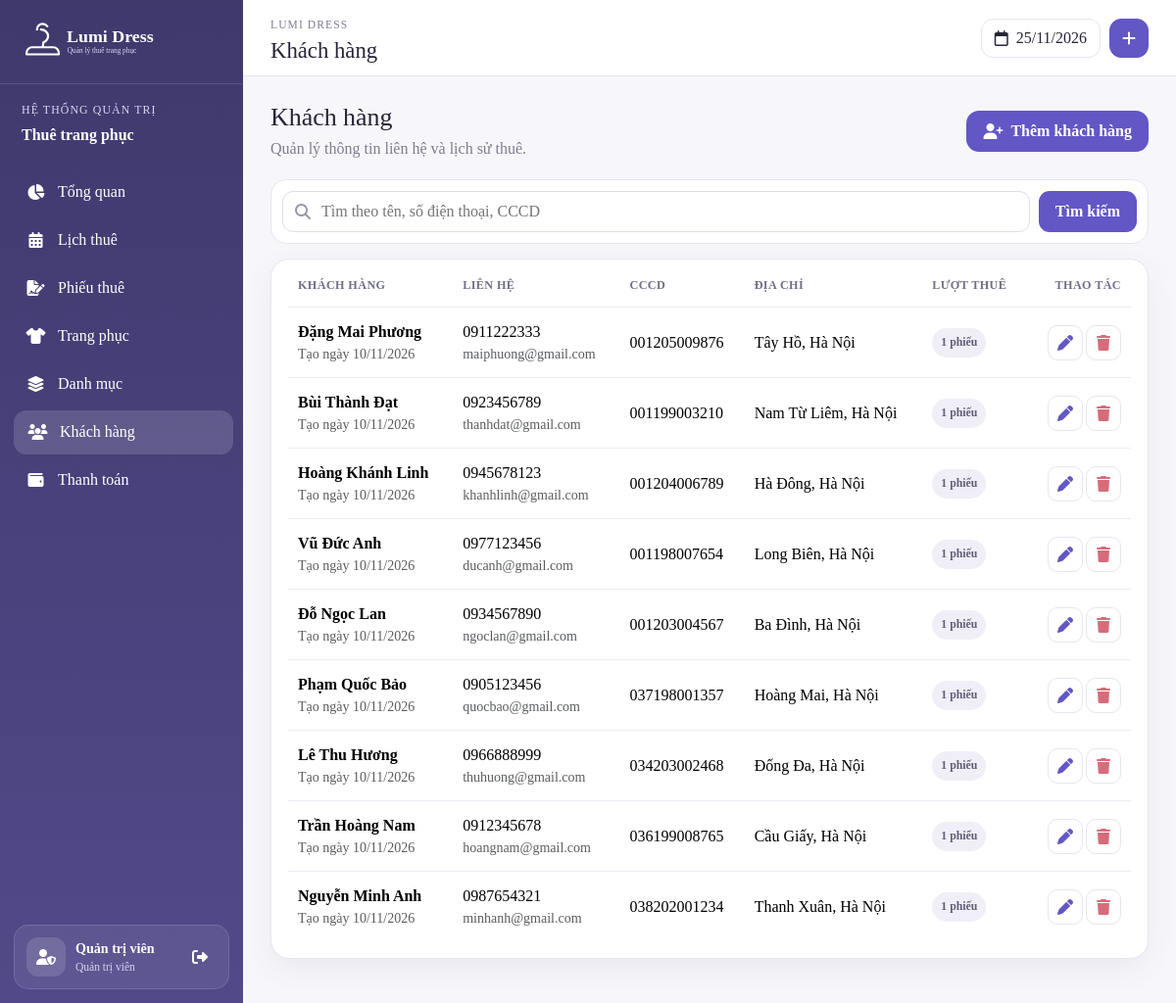
The page /admin/customers.php (signed in) on the database its author committed.
### tables this page shows
CREATE TABLE `customers` (
  `id` int(11) NOT NULL,
  `fullname` varchar(100) NOT NULL,
  `phone` varchar(11) NOT NULL,
  `email` varchar(100) DEFAULT NULL,
  `identity_number` varchar(20) DEFAULT NULL,
  `address` varchar(255) DEFAULT NULL,
  `password` varchar(255) NOT NULL,
  `status` tinyint(4) NOT NULL DEFAULT 1,
  `created_at` datetime NOT NULL DEFAULT current_timestamp()
);

### admin/customers.php (the view, shortened to what this page needs)
<?php
include 'header.php';
$page=max(1,(int)($_GET['page']??1));$limit=10;$offset=($page-1)*$limit;$keyword=trim($_GET['q']??'');
$where='';$params=[];$types='';
if($where){$stmt=$conn->prepare("SELECT c.*,COUNT(r.id) rental_count FROM customers c LEFT JOIN rentals r ON r.customer_id=c.id $where GROUP BY c.id ORDER BY c.id DESC LIMIT ?,?");$stmt->bind_param('sssii',$like,$like,$like,$offset,$limit);$stmt->execute();$data=$stmt->get_result();$stmt=$conn->prepare("SELECT COUNT(*) total FROM customers $where");$stmt->bind_param('sss',$like,$like,$like);$stmt->execute();$total=(int)$stmt->get_result()->fetch_assoc()['total'];}
else{$data=$conn->query("SELECT c.*,COUNT(r.id) rental_count FROM customers c LEFT JOIN rentals r ON r.customer_id=c.id GROUP BY c.id ORDER BY c.id DESC LIMIT $offset,$limit");$total=(int)$conn->query("SELECT COUNT(*) total FROM customers")->fetch_assoc()['total'];}
?>
<div class="page-head"><div><h2>Khách hàng</h2><p>Quản lý thông tin liên hệ và lịch sử thuê.</p></div><button class="btn-primary-soft" data-bs-toggle="modal" data-bs-target="#customerModal" onclick="openCustomer()"><i class="fas fa-user-plus"></i>Thêm khách hàng</button></div>
<form class="filter-bar"><div class="search-box"><i class="fas fa-search"></i><input name="q" value="<?= htmlspecialchars($keyword) ?>" placeholder="Tìm theo tên, số điện thoại, CCCD"></div><button class="filter-submit">Tìm kiếm</button><?php if($keyword!==''):?><a href="customers.php">Xóa lọc</a><?php endif;?></form>
<section class="panel table-panel"><div class="table-responsive"><table class="table align-middle"><thead><tr><th>Khách hàng</th><th>Liên hệ</th><th>CCCD</th><th>Địa chỉ</th><th>Lượt thuê</th><th class="text-end">Thao tác</th></tr></thead><tbody>
<?php if($data&&$data->num_rows):while($row=$data->fetch_assoc()):?><tr><td><strong><?= htmlspecialchars($row['fullname']) ?></strong><small class="d-block text-muted">Tạo ngày <?= date('d/m/Y',strtotime($row['created_at'])) ?></small></td><td><?= htmlspecialchars($row['phone']) ?><small class="d-block text-muted"><?= htmlspecialchars($row['email']?:'Chưa có email') ?></small></td><td><?= htmlspecialchars($row['identity_number']?:'Chưa cập nhật') ?></td><td><?= htmlspecialchars($row['address']?:'Chưa cập nhật') ?></td><td><span class="soft-badge"><?= number_format($row['rental_count']) ?> phiếu</span></td><td class="text-end"><button class="icon-btn" onclick='openCustomer(<?= json_encode($row,JSON_HEX_APOS|JSON_HEX_QUOT|JSON_UNESCAPED_UNICODE) ?>)'><i class="fas fa-pen"></i></button><button class="icon-btn danger" onclick="removeCustomer(<?= $row['id'] ?>)"><i class="fas fa-trash"></i></button></td></tr><?php endwhile;else:?><tr><td colspan="6" class="empty">Không tìm thấy khách hàng.</td></tr><?php endif;?>
</tbody></table></div>
</section>
<?php include 'footer.php'; ?>

### assets/css/admin.css (style rules this page uses)
:root { --primary:#6257c5;--primary-dark:#443d75;--primary-soft:#f1effb;--ink:#252537;--muted:#7d7d91;--line:#e7e6ef;--surface:#ffffff;--page:#f7f7fb;--danger:#d66c7a;--success:#4ca97d;--warning:#e7a550;--blue:#4f9fe6;--shadow:0 10px 30px rgba(50,45,90,.07) }
* { box-sizing:border-box }
html,body { min-height:100% }
body { margin:0;background:var(--page);color:var(--ink);font-family:"Times New Roman",Times,serif;overflow-x:hidden }
button,input,select,textarea { font-family:inherit }
.page-head { margin-bottom:19px;display:flex;align-items:center;justify-content:space-between;gap:20px }
.page-head h2 { margin:0;font-size:1.62rem }
.page-head p { margin:5px 0 0;color:var(--muted) }
.btn-primary-soft { min-height:42px;padding:0 17px;border:0;border-radius:13px;display:inline-flex;align-items:center;justify-content:center;gap:8px;background:var(--primary);color:#fff!important;font-weight:700 }
.btn-primary-soft * { color:#fff!important }
.panel { border:1px solid var(--line);border-radius:19px;background:#fff;box-shadow:var(--shadow);overflow:hidden }
.table-panel { padding:4px 17px 17px }
.table { margin:0;color:var(--ink) }
.table>:not(caption)>*>* { padding:13px 10px;border-bottom-color:#ecebf2;vertical-align:middle }
.table thead th { font-size:.76rem;letter-spacing:.4px;text-transform:uppercase;color:#707086;white-space:nowrap }
.table tbody tr:last-child td { border-bottom:0 }
.filter-bar { margin-bottom:15px;padding:11px;border:1px solid var(--line);border-radius:16px;display:flex;align-items:center;gap:9px;background:#fff }
.search-box { min-width:260px;flex:1;position:relative }
.search-box i { position:absolute;left:13px;top:50%;transform:translateY(-50%);color:#9998aa }
.search-box input,.filter-bar select { width:100%;min-height:42px;border:1px solid #dedde8;border-radius:11px;background:#fff;color:var(--ink);outline:0 }
.search-box input { padding:0 13px 0 39px }
.filter-submit { min-height:42px;padding:0 17px;border:0;border-radius:11px;background:var(--primary);color:#fff;font-weight:700 }
.icon-btn { width:36px;height:36px;margin-left:3px;border:1px solid var(--line);border-radius:10px;display:inline-grid;place-items:center;background:#fff;color:var(--primary) }
.icon-btn.danger { color:var(--danger) }
.soft-badge,.size-badge,.status,.payment,.payment-type { display:inline-flex;align-items:center;justify-content:center;padding:6px 9px;border-radius:999px;font-size:.74rem;font-weight:700;white-space:nowrap }
.soft-badge { background:#f0eff7;color:#625d78 }

### rows shown on the page
customers: fullname "Đặng Mai Phương", created_at "10/11/2026", phone "0911222333", email "maiphuong@gmail.com", identity_number "001205009876", address "Tây Hồ, Hà Nội", rental_count "1"
customers: fullname "Bùi Thành Đạt", created_at "10/11/2026", phone "0923456789", email "thanhdat@gmail.com", identity_number "001199003210", address "Nam Từ Liêm, Hà Nội", rental_count "1"
customers: fullname "Hoàng Khánh Linh", created_at "10/11/2026", phone "0945678123", email "khanhlinh@gmail.com", identity_number "001204006789", address "Hà Đông, Hà Nội", rental_count "1"
customers: fullname "Vũ Đức Anh", created_at "10/11/2026", phone "0977123456", email "ducanh@gmail.com", identity_number "001198007654", address "Long Biên, Hà Nội", rental_count "1"
customers: fullname "Đỗ Ngọc Lan", created_at "10/11/2026", phone "0934567890", email "ngoclan@gmail.com", identity_number "001203004567", address "Ba Đình, Hà Nội", rental_count "1"
customers: fullname "Phạm Quốc Bảo", created_at "10/11/2026", phone "0905123456", email "quocbao@gmail.com", identity_number "037198001357", address "Hoàng Mai, Hà Nội", rental_count "1"
customers: fullname "Lê Thu Hương", created_at "10/11/2026", phone "0966888999", email "thuhuong@gmail.com", identity_number "034203002468", address "Đống Đa, Hà Nội", rental_count "1"
customers: fullname "Trần Hoàng Nam", created_at "10/11/2026", phone "0912345678", email "hoangnam@gmail.com", identity_number "036199008765", address "Cầu Giấy, Hà Nội", rental_count "1"
customers: fullname "Nguyễn Minh Anh", created_at "10/11/2026", phone "0987654321", email "minhanh@gmail.com", identity_number "038202001234", address "Thanh Xuân, Hà Nội", rental_count "1"

### other values the page prints
$_SESSION['admin']['fullname'] "Quản trị viên"
$pageTitle "Khách hàng"
